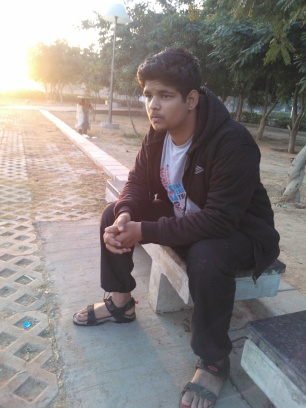
#> input picture Py_Sem_2/Python/img.jpg, 306 x 408 px, found by its file name
$ python ImgProcessing.py
#> lines starting #> are read from the running program, lines starting #| are printed output that depends on the picture
# -*- coding: utf-8 -*-
"""
Created on Sat Feb 13 10:17:51 2021

@author: vishal
"""
from skimage.io import imread ,imshow
import matplotlib.pyplot as plt
#matplotlib inline

img_gray = imread('E:\CodingZone\Python\Py_Sem_2\Python\img.jpg',as_gray=True)
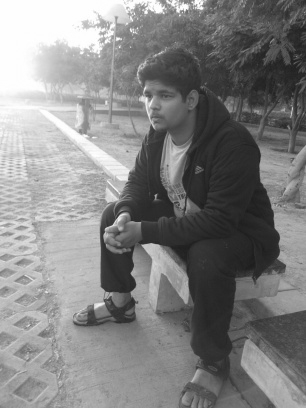
#> img_gray: shape (408, 306) float64; min 0.108, max 1, mean 0.514

print(img_gray.shape)
#| (408, 306)
imshow(img_gray)
